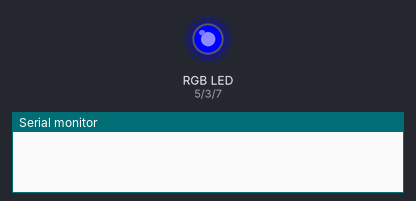
The sketch below on a simulated Arduino Uno, built with avr-gcc and run on an emulated ATmega328P. Shown: an RGB LED mixed from three pins (HIGH = lit), the last lines printed to the serial monitor.

Above: at 0.15 s.
At 4.05 s:
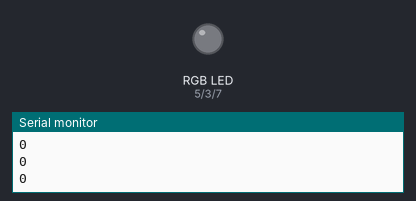
Timing chart, 0 to 4.0 s (numbered marks = the images above):
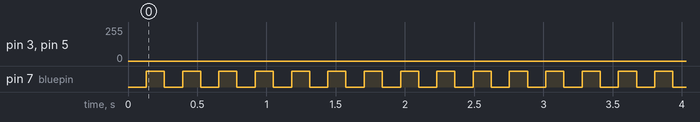

The sketch:

LED_SMD_module_test_sketch.ino
```cpp
int redpin = 5;
int greenpin = 3;
int bluepin = 7;

void setup() {
  pinMode(redpin, OUTPUT);
  pinMode(bluepin, OUTPUT);
  pinMode(greenpin, OUTPUT);

  Serial.begin(9600);
}

void loop() {
  int val;

  for (val=255; val>0; val--) {
    analogWrite(redpin, val);
    analogWrite(greenpin, 128-val);
    analogWrite(bluepin, 255-val);
    delay(1);
  }

  Serial.println (val, DEC);
}
```

Measured:
- by itself, pin 7 (bluepin): alternates HIGH for 0.13 s and LOW for 0.13 s
